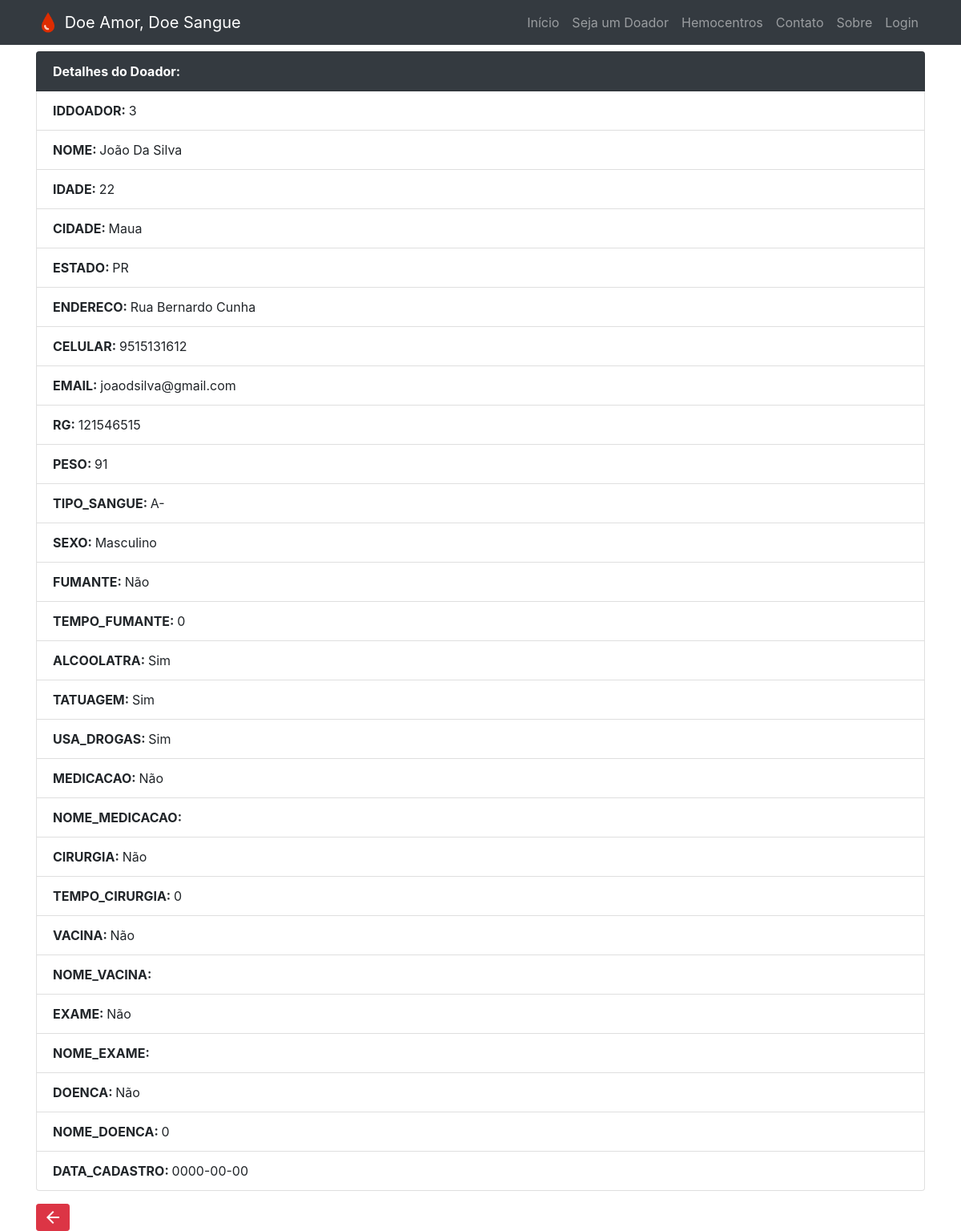
Screenshot of /detalhesDoacao.php?iddoador=3 with the database file from the repository.
### tables this page shows
CREATE TABLE `doador` (
  `iddoador` int(11) NOT NULL,
  `nome` varchar(45) NOT NULL,
  `idade` int(11) NOT NULL,
  `cidade` varchar(45) NOT NULL,
  `estado` varchar(2) NOT NULL,
  `endereco` varchar(45) NOT NULL,
  `celular` varchar(18) NOT NULL,
  `email` varchar(30) NOT NULL,
  `rg` varchar(18) NOT NULL,
  `peso` int(11) NOT NULL,
  `tipo_sangue` varchar(10) NOT NULL,
  `sexo` varchar(10) NOT NULL,
  `fumante` varchar(6) NOT NULL,
  `tempo_fumante` int(11) NOT NULL,
  `alcoolatra` varchar(6) NOT NULL,
  `tatuagem` varchar(6) NOT NULL,
  `usa_drogas` varchar(6) NOT NULL,
  `medicacao` varchar(6) NOT NULL,
  `nome_medicacao` text NOT NULL,
  `cirurgia` varchar(6) NOT NULL,
  `tempo_cirurgia` int(11) NOT NULL,
  `vacina` varchar(4) NOT NULL,
  `nome_vacina` text NOT NULL,
  `exame` varchar(6) NOT NULL,
  `nome_exame` text NOT NULL,
  `doenca` varchar(6) NOT NULL,
  `nome_doenca` int(11) NOT NULL,
  `data_cadastro` date NOT NULL
);

### detalhesDoacao.php (the view, shortened to what this page needs)
<html>
<!DOCTYPE html>
<html lang="pt-br">
<head>
    <link href="vendor/bootstrap/css/bootstrap.min.css" rel="stylesheet">
    <link href="css/modern-business.css" rel="stylesheet">
</head>
<body>
    <nav class="navbar fixed-top navbar-expand-lg navbar-dark bg-dark fixed-top">
        <div class="container">
            <a class="navbar-brand" href="index.php">
                <img src="favicon.png" width="30" height="30" class="d-inline-block align-top" alt="">
                Doe Amor, Doe Sangue
            </a>
            <div class="collapse navbar-collapse" id="navbarResponsive">
                <ul class="navbar-nav ml-auto">
                    <li class="nav-item">
                    <a class="nav-link" href="index.php">Início</a>
                    </li>
                    <li class="nav-item">
                        <a class="nav-link" href="cadastro.php">Seja um Doador</a>
                    </li>
                    <li class="nav-item">
                        <a class="nav-link" href="hemocentros.php">Hemocentros</a>
                    </li>
                    <li class="nav-item">
                        <a class="nav-link" href="contato.php">Contato</a>
                    </li>
                    <li class="nav-item">
                    <a class="nav-link" href="sobre.php">Sobre</a>
                    </li>
                    <?php
                        require_once('menu_sair.php');
                    ?>
                </ul>
            </div>
        </div>
    </nav>
    <?php
        try{
        require "conexao.php";
        $iddoador = $_GET['iddoador'];
        $consulta = $conn->prepare ("SELECT * FROM doador where iddoador = $iddoador");
        $consulta->execute();
    ?>
    <div class="container mt-2">
    <ul class="list-group">
        <li class="list-group-item bg-dark text-white font-weight-bold">Detalhes do Doador:</li>
    <?php
        $rows = $consulta->fetch(PDO::FETCH_ASSOC);
        foreach ($rows as $key => $linha){
            echo ("
                <li class='list-group-item'><b>".strtoupper($key). ": </b>" .$linha. "</li>
            ");
        }
    ?>
    </ul>
    <div class="mt-3">
        <a href="./admin_cadastro.php" class='btn btn-danger btn-sm text-white'>
            <i class="material-icons">arrow_back</i>
        </a>
    </div>
    </div>
    <?php
        }catch (PDOException $erro) {
            echo $erro->getMessage();}
    ?>
</html>

### css/modern-business.css (style rules this page uses)
body { padding-top: 56px; }

### rows the page displays
doador: iddoador "3", nome "João Da Silva", idade "22", cidade "Maua", estado "PR", endereco "Rua Bernardo Cunha", celular "9515131612", email "joaodsilva@gmail.com", rg "121546515", peso "91", tipo_sangue "A-", sexo "Masculino", fumante "Não", tempo_fumante "0", alcoolatra "Sim", tatuagem "Sim", usa_drogas "Sim", medicacao "Não", cirurgia "Não", tempo_cirurgia "0", vacina "Não", exame "Não", doenca "Não", nome_doenca "0", data_cadastro "0000-00-00"

### other values shown
$key "IDDOADOR"
$key "NOME"
$key "IDADE"
$key "CIDADE"
$key "ESTADO"
$key "ENDERECO"
$key "CELULAR"
$key "EMAIL"
$key "RG"
$key "PESO"
$key "TIPO_SANGUE"
$key "SEXO"
$key "FUMANTE"
$key "TEMPO_FUMANTE"
$key "ALCOOLATRA"
